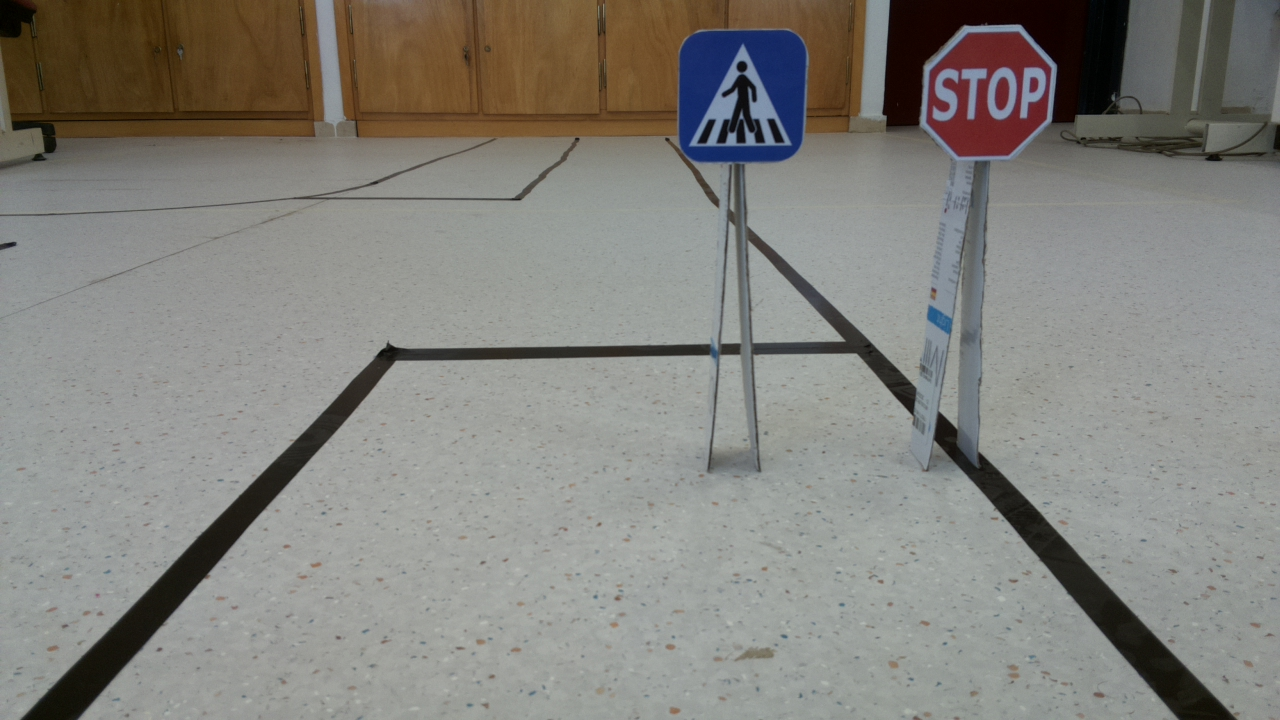
#> input picture src/traffic_signs/img2.jpg, 1280 x 720 px; its folder holds only this picture in this run
$ python -i inter_det_new.py   (imports and definitions only)
#> lines starting #> are read from the running program, lines starting #| are printed output that depends on the picture; after the words box and inside, x2 and y2 are one past the last pixel; in counts of white or black regions, pixels touching at a corner belong together
#> further down, picture is the input picture: shape (720, 1280, 3); mean B, G, R 125, 130.3, 131.6
import numpy as np
import cv2

# [8 lines of commented-out code are left out]

def ROI(image):
    # sets a region of interest in the binary image and uses it as a mask
    height, width = image.shape
    polygons = np.array([[(0, height), (int(width/5), int(2*height/5)), (int(4*width/5), int(2*height/5)), (width, height)]])
    #matplotlib: height 0 on top and max on the lowest spot
    mask = np.zeros_like(image)
    cv2.fillPoly(mask, polygons, 255)
    masked_image = cv2.bitwise_and(image, mask)
    return masked_image


'''
Detects horizontal lines e.g intersections
Returns the image of the intersection and the start and end pixels of the detected intersection
'''
def inter_det(image):
    src = image
    dim = (640, 480)

    # resize image
    resized = cv2.resize(src, dim)
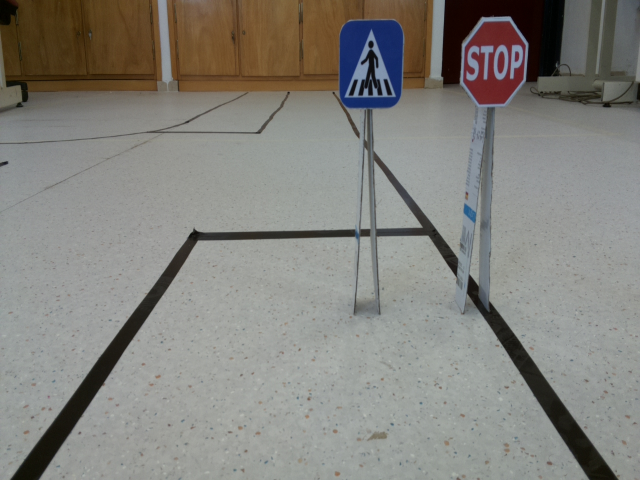
#> resized: shape (480, 640, 3); mean B, G, R 125, 130.3, 131.5
    gray = cv2.cvtColor(resized, cv2.COLOR_BGR2GRAY)
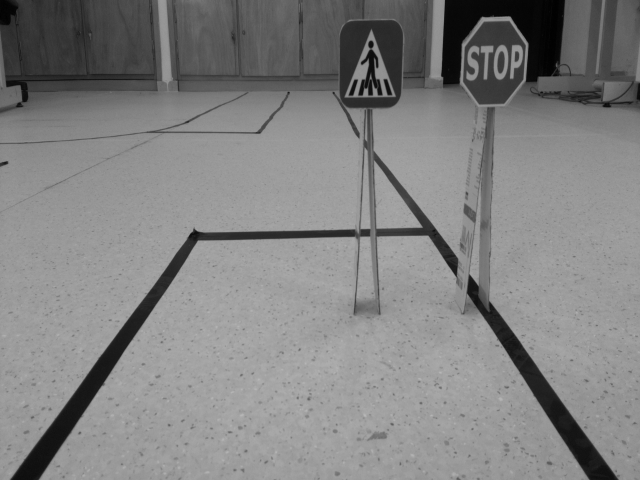
#> gray: shape (480, 640); min 0, max 183, mean 130.1

    bw = cv2.Canny(gray,255, 255,apertureSize = 3) #250, 255
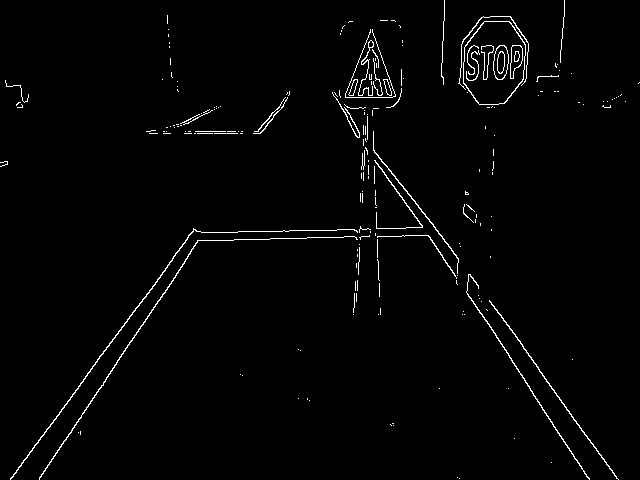
#> bw: shape (480, 640); 1.7% white in thin lines or dots
    cropped_image = ROI(bw)
#> in ROI, `cv2.fillPoly(mask, polygons, 255)`:
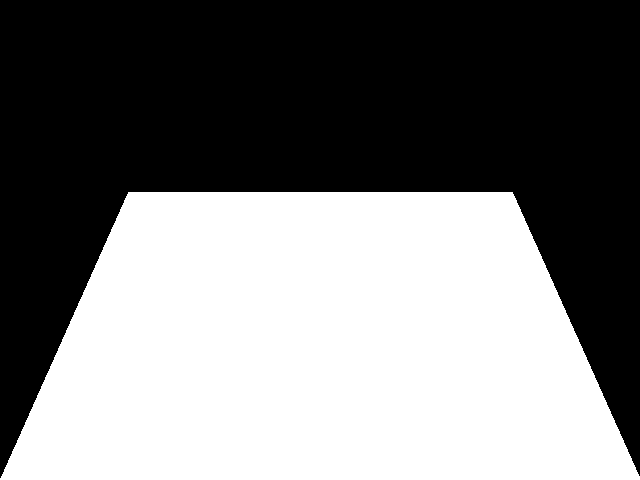
#> mask: shape (480, 640); 48.1% white; 1 white region, box (x1, y1, x2, y2) and area: (0, 192, 640, 480) 147727
#> in ROI, `masked_image = cv2.bitwise_and(image, mask)`:
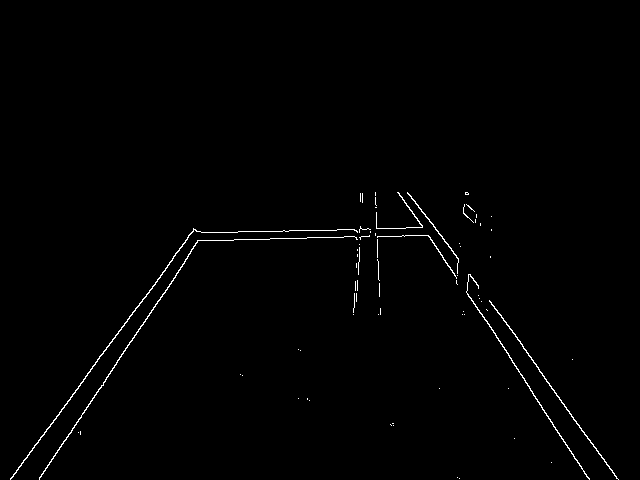
#> masked_image: shape (480, 640); 0.82% white in thin lines or dots, all inside (x1, y1, x2, y2) = (10, 192, 619, 480)

    horizontal = np.copy(cropped_image)
    # Specify size on horizontal axis
    cols = horizontal.shape[1]
#> cols = 640
    horizontal_size = cols//35 #works for values < cols//30
#> horizontal_size = 18
    # Create structure element for extracting horizontal lines through morphology operations
    horizontalStructure = cv2.getStructuringElement(cv2.MORPH_RECT, (horizontal_size, 1))
    # Apply morphology operations
    horizontal = cv2.erode(horizontal, horizontalStructure)
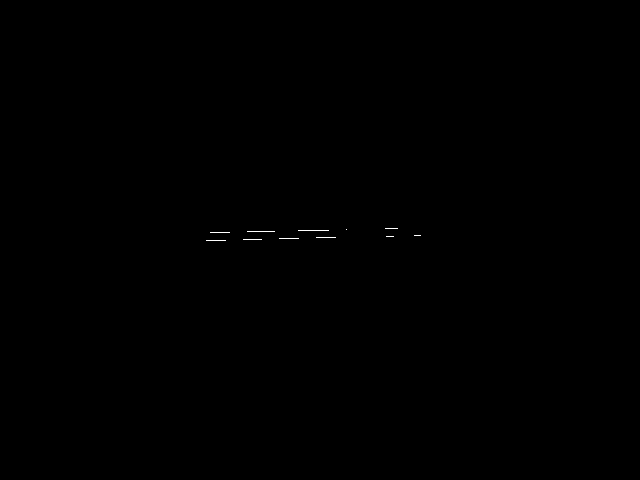
#> horizontal: shape (480, 640); 0.06% white in thin lines or dots, all inside (x1, y1, x2, y2) = (206, 228, 421, 241)
    horizontal = cv2.dilate(horizontal, horizontalStructure)
#> horizontal: shape (480, 640); 0.12% white in thin lines or dots, all inside (x1, y1, x2, y2) = (198, 228, 430, 241)
    contours, hierarchy = cv2.findContours(horizontal,cv2.RETR_TREE, cv2.CHAIN_APPROX_NONE)
#> contours = 6 contours, all with area under 20
    cv2.drawContours(resized, contours, -1, (0,255,0), 3)
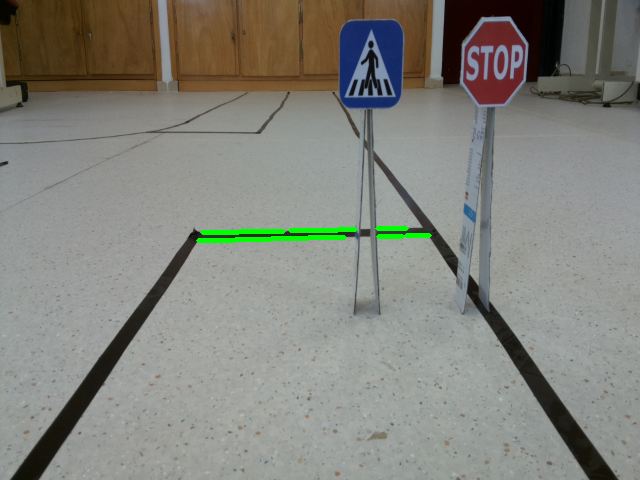
#> resized: shape (480, 640, 3); 0.62% of pixels changed, all inside (x1, y1, x2, y2) = (196, 226, 432, 243)
    max_l = 0
    start = [[0, 0]]
    end = [[0, 0]]
    for cnt in contours:
        l = cv2.arcLength(cnt,True)
        if(l>20):
            if(l>max_l):
                max_l = l
                start = cnt[0]
                end = cnt[len(cnt)//2]
#> this loop made 6 passes
#> (l, max_l, start, end) on pass 1: (294.5, 294.5, [[308, 237]], [[234, 240]])
#> l on passes 2 to 6: 48, 46, 162.8, 130.8, 58
#> after the loop, max_l = 294.5
    if start[0][0] == 0 and end[0][0] == 0:
        return
    return horizontal, [start[0][1], start[0][0]], end[0]
    # [16 lines of commented-out code are left out]


'''
With the function below we can estimate distance with accuracy ~5cm.
Estimation works for distances d: 50cm < d < 110cm
Distance is measured from (0,0,0) of the global system of reference, which is below the camera on the car

         |D
         |
      ,--|---,
   ,--'---:---`--,
  ==(o)-----(o)==J
          ____________ Z
        /|
       / |
      /  |
     /   |
    /    |
   X     Y
'''

def calculate_distance(start):
    s = 0.81   # scaling parameter | decent values: 1.11-1.13 #1.119
    theta = 18.06   # measure theta (deg) #previous 19.8

    # also seem to work 0.75 and 20.12

    image_point = np.array([start[1], start[0], 1])

    camera_matrix = np.array([  [898.48331233, 0, 319.49999881],    # camera intrinsic parameters
                                [0, 46.36474704, 239.50001243],
                                [0, 0, 1]])

    theta_rad = np.radians(theta)       #theta in radians
    rotation_matrix = np.array([[1, 0, 0],
                                [0, np.cos(theta_rad), -np.sin(theta_rad)],
                                [0, np.sin(theta_rad), np.cos(theta_rad)]])

    translation_matrix = np.array([0, -0.20155644371, 0])   # translation of camera as measured from floor below car center of mass

    coordinates = np.dot(np.linalg.inv(rotation_matrix), (np.dot(np.linalg.inv(camera_matrix), s*image_point.T) - translation_matrix.T))

    return coordinates

>>> import cv2
>>> picture = cv2.imread('../img2.jpg')
>>> result = inter_det(picture)
